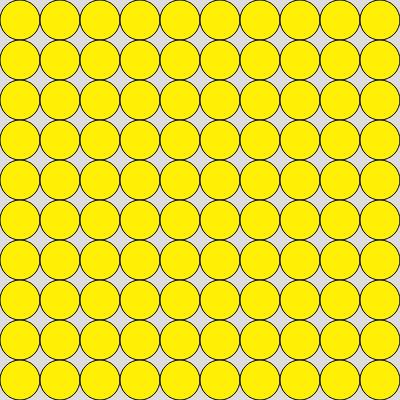
Frame 1 (no input)
Frame 60 (no input): identical to frame 1, image omitted
Frame 120 (the mouse pressed at the canvas centre since frame 60): identical to frame 1, image omitted

The p5.js sketch that drew this single still picture (run headless with seeded random() and noise() and a simulated clock; from frame 60 on, the mouse is pressed at the canvas centre):

// p5.js sketch
// ── sketch.js
function setup() {
  createCanvas(400, 400);
}

function draw() {
  let raio = width / 10;
  let salto = raio ;   
  let x = raio / 2;
  let y = raio / 2;

  background(220);
  fill('#fff005');

  for (let i = salto; i <= width; i += salto) {
    for (let j = y; j <= height; j += salto) {
      circle(i-width/20, j, raio)
      
    }
  }
}
